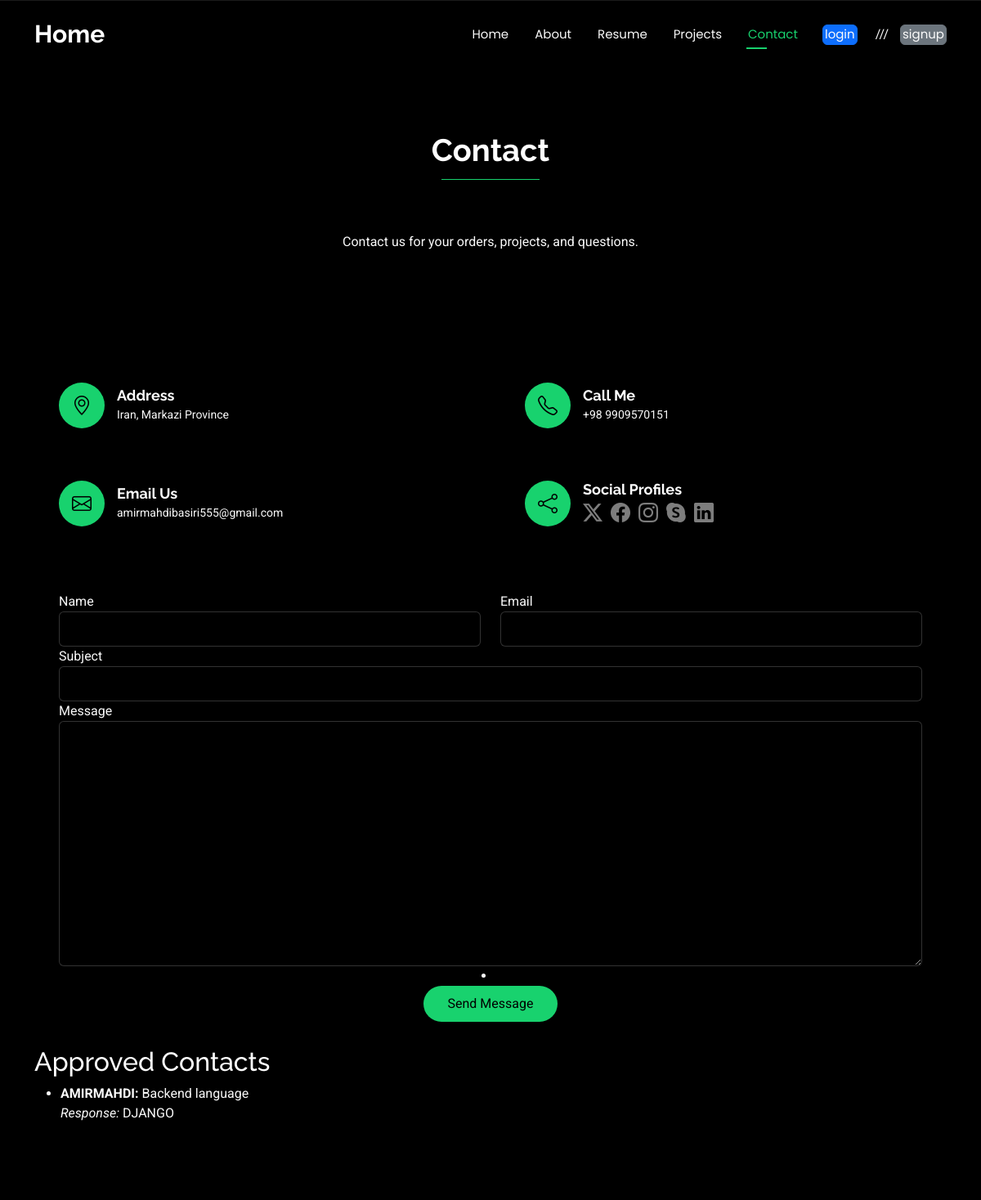
Page /contact/ on the committed database.
### Contact/models.py (models this page shows, shortened)
class Contact(models.Model):
    name = models.CharField(max_length=100)
    email = models.EmailField()
    subject = models.CharField(max_length=200)
    message = models.TextField()
    response = models.TextField(blank=True, null=True)
    is_approved = models.BooleanField(default=False)

### Contact/views.py (the view)
# urls.py: path('contact/', contact_view, name='contact'),
def contact_view(request):
    if request.method == 'POST':
        form = ContactForm(request.POST)
        if form.is_valid():
            form.save()
            messages.success(request, 'Your message has been sent successfully.')
            return redirect('Contact:contact')
    else:
        form = ContactForm()
    approved_contacts = Contact.objects.filter(is_approved=True)
    context = {
        'active_page': 'contact',
        'form': form,
        'approved_contacts': approved_contacts
    }
    return render(request, 'root/contact.html', context)

### Contact/forms.py
class ContactForm(forms.ModelForm):
    class Meta:
        model = Contact
        fields = ['name', 'email', 'subject', 'message']
        widgets = {
            'name': forms.TextInput(attrs={'class': 'form-control', 'placeholder': 'Name'}),
            'email': forms.EmailInput(attrs={'class': 'form-control', 'placeholder': 'Email'}),
            'subject': forms.TextInput(attrs={'class': 'form-control', 'placeholder': 'Subject'}),
            'message': forms.Textarea(attrs={'class': 'form-control', 'placeholder': 'Message'}),
        }

### templates/root/contact.html (shortened to what this page needs)
{% extends "base.html" %}
{% load static %}
{% block 'content' %}
<main class="main">
  <div class="page-title" data-aos="fade">
    <div class="heading">
      <div class="container">
        <div class="row d-flex justify-content-center text-center">
          <div class="col-lg-8">
            <h1>Contact</h1>
            <div class="container section-title" data-aos="fade-up">
              <h2></h2>
          </div>
            <p class="mb-0">Contact us for your orders, projects, and questions.</p>
          </div>
        </div>
      </div>
    </div>
  </div>
  <section id="contact" class="contact section">
    <div class="container" data-aos="fade-up" data-aos-delay="100">
      <div class="row gy-4">
        <div class="col-md-6">
          <div class="info-item d-flex align-items-center" data-aos="fade-up" data-aos-delay="200">
            <i class="icon bi bi-geo-alt flex-shrink-0"></i>
            <div>
              <h3>Address</h3>
              <p>Iran, Markazi Province</p>
            </div>
          </div>
        </div>
        <div class="col-md-6">
          <div class="info-item d-flex align-items-center" data-aos="fade-up" data-aos-delay="300">
            <i class="icon bi bi-telephone flex-shrink-0"></i>
            <div>
              <h3>Call Me</h3>
              <p>+98 9909570151</p>
            </div>
          </div>
        </div>
        <div class="col-md-6">
          <div class="info-item d-flex align-items-center" data-aos="fade-up" data-aos-delay="400">
            <i class="icon bi bi-envelope flex-shrink-0"></i>
            <div>
              <h3>Email Us</h3>
              <p>amirmahdibasiri555@gmail.com</p>
            </div>
          </div>
        </div>
        <div class="col-md-6">
          <div class="info-item d-flex align-items-center" data-aos="fade-up" data-aos-delay="500">
            <i class="icon bi bi-share flex-shrink-0"></i>
            <div>
              <h3>Social Profiles</h3>
              <div class="social-links">
                <a href="#"><i class="bi bi-twitter-x"></i></a>
                <a href="#"><i class="bi bi-facebook"></i></a>
                <a href="#"><i class="bi bi-instagram"></i></a>
                <a href="#"><i class="bi bi-skype"></i></a>
                <a href="#"><i class="bi bi-linkedin"></i></a>
              </div>
            </div>
          </div>
        </div>
      </div>
      <form method="POST" action="." class="php-email-form" data-aos="fade-up" data-aos-delay="600">
        <div class="row gy-4">
            <div class="col-md-6">
                <div class="form-group">
                    <label for="name">Name</label>
                    <input type="text" name="name" class="form-control rounded" id="name" required style="border-radius: 40px;">
                </div>
            </div>
            <div class="col-md-6">
                <div class="form-group">
                    <label for="email">Email</label>
                    <input type="email" name="email" class="form-control rounded" id="email" required style="border-radius: 40px;">
                </div>
            </div>
        </div>
        <div class="row gy-4">
            <div class="col-md-12">
                <div class="form-group">
                    <label for="subject">Subject</label>
                    <input type="text" name="subject" class="form-control rounded" id="subject" required style="border-radius: 40px;">
                </div>
            </div>
        </div>
        <div class="form-group">
            <label for="message">Message</label>
            <textarea name="message" class="form-control rounded" id="message" style="width: 100%; border-radius: 40px; height: 300px;"></textarea>
        </div>
        <div class="col-md-12 text-center">
            <li></i> <strong></strong></li>
            <button type="submit">Send Message</button>
        </div>
    </form>
      <h2>Approved Contacts</h2>
      <ul>
        {% for contact in approved_contacts %}
            <li>
                <strong>{{ contact.name }}:</strong> {{ contact.message }} <br>
                <em>Response:</em> {{ contact.response }}
            </li>
            <hr style="border: 1px solid #000;">
        {% endfor %}
    </ul>
    </div>
  </section>
</main>
{% endblock 'content' %}

### static/assets/css/main.css (style rules this page uses)
:root { --default-font: "Roboto", system-ui, -apple-system, "Segoe UI", Roboto, "Helvetica Neue", Arial, "Noto Sans", "Liberation Sans", sans-serif, "Apple Color Emoji", "Segoe UI Emoji", "Segoe UI Symbol", "Noto Color Emoji"; --heading-font: "Raleway", sans-serif; --nav-font: "Poppins", sans-serif; }
:root { --background-color: #000000; --default-color: #fafafa; --heading-color: #ffffff; --accent-color: #18d26e; --surface-color: #1a1a1a; --contrast-color: #000000; }
:root { --nav-color: #fafafa; --nav-hover-color: #18d26e; --nav-mobile-background-color: #1a1a1a; --nav-dropdown-background-color: #1a1a1a; --nav-dropdown-color: #fafafa; --nav-dropdown-hover-color: #18d26e; }
:root { scroll-behavior: smooth; }
body { color: var(--default-color); background-color: var(--background-color); font-family: var(--default-font); }
a { color: var(--accent-color); text-decoration: none; transition: 0.3s; }
.container { position: relative; z-index: 3; }
h1, h2, h3, h4, h5, h6 { color: var(--heading-color); font-family: var(--heading-font); }
.page-title { color: var(--default-color); background-color: var(--background-color); position: relative; }
.page-title .heading { padding: 160px 0 80px 0; border-top: 1px solid color-mix(in srgb, var(--default-color), transparent 90%); }
.page-title .heading h1 { font-size: 38px; font-weight: 700; }
section, .section { color: var(--default-color); background-color: var(--background-color); padding: 60px 0; scroll-margin-top: 100px; overflow: clip; }
.section-title { padding-bottom: 60px; position: relative; }
.section-title h2 { font-size: 14px; font-weight: 500; padding: 0; line-height: 1px; margin: 0; letter-spacing: 1.5px; text-transform: uppercase; color: color-mix(in srgb, var(--default-color), transparent 50%); position: relative; }
.section-title h2::after { content: ""; width: 120px; height: 1px; display: inline-block; background: var(--accent-color); margin: 4px 10px; }
.contact .info-item { box-shadow: 0px 0px 20px rgba(0, 0, 0, 0.1); padding: 20px 30px; }
.contact .info-item .icon { color: var(--contrast-color); background-color: var(--accent-color); width: 56px; height: 56px; font-size: 24px; display: flex; justify-content: center; align-items: center; transition: all 0.3s ease-in-out; border-radius: 50%; margin-right: 15px; }
.contact .info-item h3 { font-size: 18px; font-weight: 700; margin: 0 0 2px 0; }
.contact .info-item p { padding: 0; margin-bottom: 0; font-size: 14px; }
.contact .info-item .social-links a { font-size: 24px; display: inline-block; line-height: 1; margin: 4px 6px 0 0; transition: 0.3s; color: color-mix(in srgb, var(--default-color), transparent 50%); }
.contact .php-email-form { box-shadow: 0px 0px 20px rgba(0, 0, 0, 0.1); padding: 30px; margin-top: 30px; }
.contact .php-email-form input[type=text], .contact .php-email-form input[type=email], .contact .php-email-form textarea { color: var(--default-color); background-color: color-mix(in srgb, var(--background-color), transparent 50%); border-color: color-mix(in srgb, var(--default-color), transparent 80%); font-size: 14px; padding: 10px 15px; box-shadow: none; border-radius: 0; }
.contact .php-email-form input[type=text]::placeholder, .contact .php-email-form input[type=email]::placeholder, .contact .php-email-form textarea::placeholder { color: color-mix(in srgb, var(--default-color), transparent 70%); }
.contact .php-email-form button[type=submit] { color: var(--contrast-color); background: var(--accent-color); border: 0; padding: 10px 30px; transition: 0.4s; border-radius: 50px; }

### rows in the picture
Contact: name "AMIRMAHDI", message "Backend language", response "DJANGO"
